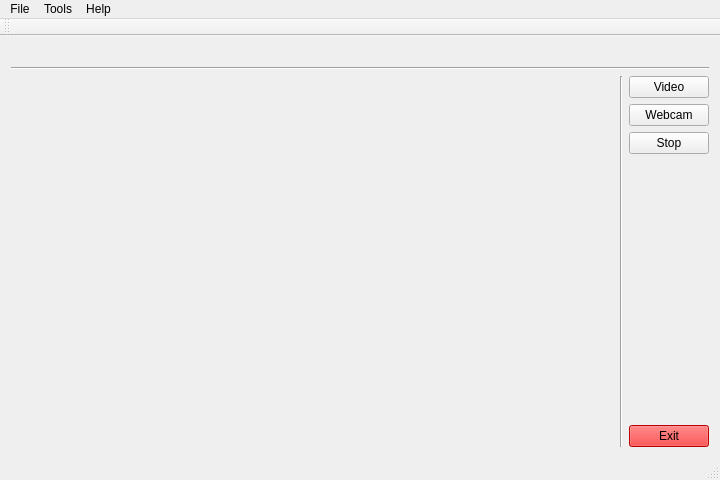
<?xml version="1.0" encoding="UTF-8"?>
<ui version="4.0">
 <class>MainWindow</class>
 <widget class="QMainWindow" name="MainWindow">
  <property name="geometry">
   <rect>
    <x>0</x>
    <y>0</y>
    <width>720</width>
    <height>480</height>
   </rect>
  </property>
  <property name="minimumSize">
   <size>
    <width>400</width>
    <height>300</height>
   </size>
  </property>
  <property name="windowTitle">
   <string>Cropper</string>
  </property>
  <widget class="QWidget" name="centralWidget">
   <layout class="QVBoxLayout" name="verticalLayout_5" stretch="0,0,0">
    <item>
     <layout class="QVBoxLayout" name="verticalLayout_6">
      <item>
       <widget class="QLabel" name="label">
        <property name="text">
         <string/>
        </property>
       </widget>
      </item>
     </layout>
    </item>
    <item>
     <widget class="Line" name="line_2">
      <property name="orientation">
       <enum>Qt::Horizontal</enum>
      </property>
     </widget>
    </item>
    <item>
     <layout class="QHBoxLayout" name="horizontalLayout_2" stretch="8,0,1">
      <item>
       <layout class="QVBoxLayout" name="verticalLayout_2"/>
      </item>
      <item>
       <widget class="Line" name="line">
        <property name="orientation">
         <enum>Qt::Vertical</enum>
        </property>
       </widget>
      </item>
      <item>
       <layout class="QVBoxLayout" name="verticalLayout">
        <item>
         <widget class="QPushButton" name="pushButton_2">
          <property name="focusPolicy">
           <enum>Qt::NoFocus</enum>
          </property>
          <property name="text">
           <string>Video</string>
          </property>
         </widget>
        </item>
        <item>
         <widget class="QPushButton" name="pushButton_3">
          <property name="focusPolicy">
           <enum>Qt::NoFocus</enum>
          </property>
          <property name="text">
           <string>Webcam</string>
          </property>
         </widget>
        </item>
        <item>
         <widget class="QPushButton" name="pushButton">
          <property name="focusPolicy">
           <enum>Qt::NoFocus</enum>
          </property>
          <property name="text">
           <string>Stop</string>
          </property>
         </widget>
        </item>
        <item>
         <spacer name="verticalSpacer">
          <property name="orientation">
           <enum>Qt::Vertical</enum>
          </property>
          <property name="sizeType">
           <enum>QSizePolicy::Expanding</enum>
          </property>
          <property name="sizeHint" stdset="0">
           <size>
            <width>20</width>
            <height>40</height>
           </size>
          </property>
         </spacer>
        </item>
        <item>
         <widget class="QPushButton" name="pushButton_4">
          <property name="focusPolicy">
           <enum>Qt::NoFocus</enum>
          </property>
          <property name="styleSheet">
           <string notr="true">background-color: rgb(255, 0, 0)</string>
          </property>
          <property name="text">
           <string>Exit</string>
          </property>
         </widget>
        </item>
       </layout>
      </item>
     </layout>
    </item>
   </layout>
  </widget>
  <widget class="QMenuBar" name="menuBar">
   <property name="geometry">
    <rect>
     <x>0</x>
     <y>0</y>
     <width>720</width>
     <height>19</height>
    </rect>
   </property>
   <widget class="QMenu" name="menuFile">
    <property name="title">
     <string>File</string>
    </property>
    <addaction name="separator"/>
    <addaction name="actionWebcam"/>
    <addaction name="actionVideo"/>
    <addaction name="separator"/>
    <addaction name="actionExit"/>
   </widget>
   <widget class="QMenu" name="menuHelp">
    <property name="title">
     <string>Help</string>
    </property>
    <addaction name="actionAbout"/>
   </widget>
   <widget class="QMenu" name="menuTools">
    <property name="title">
     <string>Tools</string>
    </property>
    <widget class="QMenu" name="menuPreferences">
     <property name="title">
      <string>Preferences</string>
     </property>
     <addaction name="actionOutput_Path"/>
    </widget>
    <addaction name="menuPreferences"/>
   </widget>
   <addaction name="menuFile"/>
   <addaction name="menuTools"/>
   <addaction name="menuHelp"/>
  </widget>
  <widget class="QToolBar" name="mainToolBar">
   <attribute name="toolBarArea">
    <enum>TopToolBarArea</enum>
   </attribute>
   <attribute name="toolBarBreak">
    <bool>false</bool>
   </attribute>
  </widget>
  <widget class="QStatusBar" name="statusBar"/>
  <action name="actionExit">
   <property name="text">
    <string>Exit</string>
   </property>
  </action>
  <action name="actionAbout">
   <property name="text">
    <string>About</string>
   </property>
  </action>
  <action name="actionWebcam">
   <property name="text">
    <string>Webcam</string>
   </property>
  </action>
  <action name="actionVideo">
   <property name="text">
    <string>Video</string>
   </property>
  </action>
  <action name="actionOutput_Path">
   <property name="text">
    <string>Output Path</string>
   </property>
  </action>
 </widget>
 <layoutdefault spacing="6" margin="11"/>
 <resources/>
 <connections>
  <connection>
   <sender>actionExit</sender>
   <signal>triggered()</signal>
   <receiver>MainWindow</receiver>
   <slot>close()</slot>
   <hints>
    <hint type="sourcelabel">
     <x>-1</x>
     <y>-1</y>
    </hint>
    <hint type="destinationlabel">
     <x>359</x>
     <y>239</y>
    </hint>
   </hints>
  </connection>
  <connection>
   <sender>actionWebcam</sender>
   <signal>triggered()</signal>
   <receiver>MainWindow</receiver>
   <slot>on_webcam()</slot>
   <hints>
    <hint type="sourcelabel">
     <x>-1</x>
     <y>-1</y>
    </hint>
    <hint type="destinationlabel">
     <x>359</x>
     <y>239</y>
    </hint>
   </hints>
  </connection>
  <connection>
   <sender>actionAbout</sender>
   <signal>triggered()</signal>
   <receiver>MainWindow</receiver>
   <slot>about()</slot>
   <hints>
    <hint type="sourcelabel">
     <x>-1</x>
     <y>-1</y>
    </hint>
    <hint type="destinationlabel">
     <x>359</x>
     <y>239</y>
    </hint>
   </hints>
  </connection>
  <connection>
   <sender>actionOutput_Path</sender>
   <signal>triggered()</signal>
   <receiver>MainWindow</receiver>
   <slot>setPath()</slot>
   <hints>
    <hint type="sourcelabel">
     <x>-1</x>
     <y>-1</y>
    </hint>
    <hint type="destinationlabel">
     <x>359</x>
     <y>239</y>
    </hint>
   </hints>
  </connection>
 </connections>
 <slots>
  <slot>on_webcam()</slot>
  <slot>about()</slot>
  <slot>setPath()</slot>
 </slots>
</ui>
